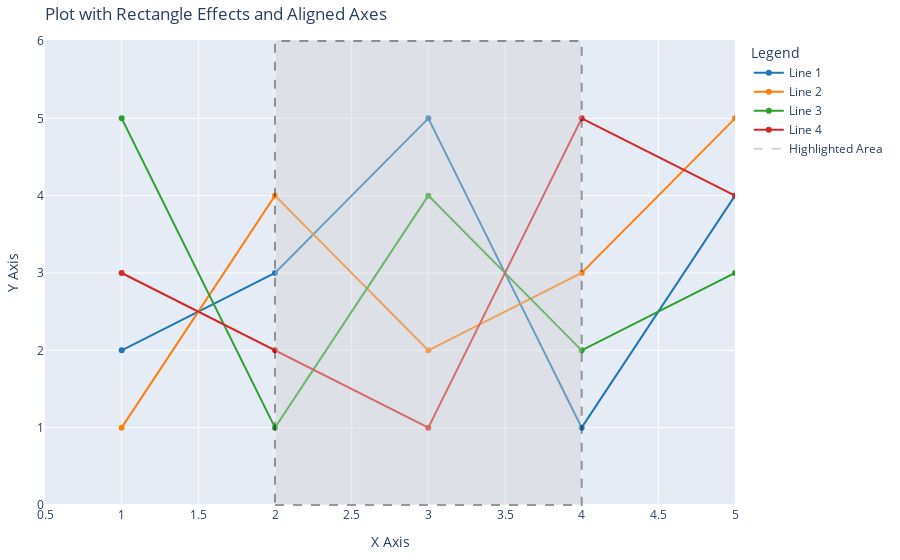

Write notebook code for a chart like this one.
### Code cell
import plotly.graph_objects as go

# Sample data for four lines
x = [1, 2, 3, 4, 5]
y1 = [2, 3, 5, 1, 4]
y2 = [1, 4, 2, 3, 5]
y3 = [5, 1, 4, 2, 3]
y4 = [3, 2, 1, 5, 4]

# Create a figure
fig = go.Figure()

# Add the background rectangle with effects
fig.add_shape(
    type='rect',
    x0=2,    # Start of the range (x-axis)
    x1=4,    # End of the range (x-axis)
    y0=0,    # Start of the range (y-axis)
    y1=6,    # End of the range (y-axis)
    fillcolor='lightgray',  # Fill color
    opacity=0.4,            # Opacity of the fill color
    line=dict(color='black', width=2, dash='dash'),  # Border color, width, and style
)

# Add four lines with distinct colors, disabling hover info
fig.add_trace(go.Scatter(x=x, y=y1, mode='lines+markers', name='Line 1',
                         line=dict(color='#1f77b4'), hoverinfo='skip'))  # Blue
fig.add_trace(go.Scatter(x=x, y=y2, mode='lines+markers', name='Line 2',
                         line=dict(color='#ff7f0e'), hoverinfo='skip'))  # Orange
fig.add_trace(go.Scatter(x=x, y=y3, mode='lines+markers', name='Line 3',
                         line=dict(color='#2ca02c'), hoverinfo='skip'))  # Green
fig.add_trace(go.Scatter(x=x, y=y4, mode='lines+markers', name='Line 4',
                         line=dict(color='#d62728'), hoverinfo='skip'))  # Red

# Add a dummy trace for the rectangle in the legend
fig.add_trace(go.Scatter(
    x=[None],  # No data points
    y=[None],  # No data points
    mode='lines',
    name='Highlighted Area',  # Legend entry name
    line=dict(color='lightgray', width=2, dash='dash'),  # Match rectangle style
    showlegend=True,          # Show in the legend
    hoverinfo='skip'         # No hover info
))

# Set x-axis range to start from the minimum y value
fig.update_xaxes(range=[0.5, 5])  # Adjust the start point as needed

# Update layout for titles and improve aesthetics
fig.update_layout(
    title='Plot with Rectangle Effects and Aligned Axes',
    xaxis_title='X Axis',
    yaxis_title='Y Axis',
    legend_title='Legend',
    margin=dict(l=40, r=20, t=40, b=20),  # Adjust margins if needed
)

# Show the figure
fig.show()

### Figure 1 — Plotly figure (JSON) as saved in the notebook; plotly's stock layout.template omitted (floating-point values rounded to 4 significant figures)
{"data": [{"hoverinfo": "skip", "line": {"color": "#1f77b4"}, "mode": "lines+markers", "name": "Line 1", "type": "scatter", "x": [1, 2, 3, 4, 5], "y": [2, 3, 5, 1, 4]}, {"hoverinfo": "skip", "line": {"color": "#ff7f0e"}, "mode": "lines+markers", "name": "Line 2", "type": "scatter", "x": [1, 2, 3, 4, 5], "y": [1, 4, 2, 3, 5]}, {"hoverinfo": "skip", "line": {"color": "#2ca02c"}, "mode": "lines+markers", "name": "Line 3", "type": "scatter", "x": [1, 2, 3, 4, 5], "y": [5, 1, 4, 2, 3]}, {"hoverinfo": "skip", "line": {"color": "#d62728"}, "mode": "lines+markers", "name": "Line 4", "type": "scatter", "x": [1, 2, 3, 4, 5], "y": [3, 2, 1, 5, 4]}, {"hoverinfo": "skip", "line": {"color": "lightgray", "dash": "dash", "width": 2}, "mode": "lines", "name": "Highlighted Area", "showlegend": true, "type": "scatter", "x": [null], "y": [null]}], "layout": {"legend": {"title": {"text": "Legend"}}, "margin": {"b": 20, "l": 40, "r": 20, "t": 40}, "shapes": [{"fillcolor": "lightgray", "line": {"color": "black", "dash": "dash", "width": 2}, "opacity": 0.4, "type": "rect", "x0": 2, "x1": 4, "y0": 0, "y1": 6}], "title": {"text": "Plot with Rectangle Effects and Aligned Axes"}, "xaxis": {"range": [0.5, 5], "title": {"text": "X Axis"}}, "yaxis": {"title": {"text": "Y Axis"}}}}
